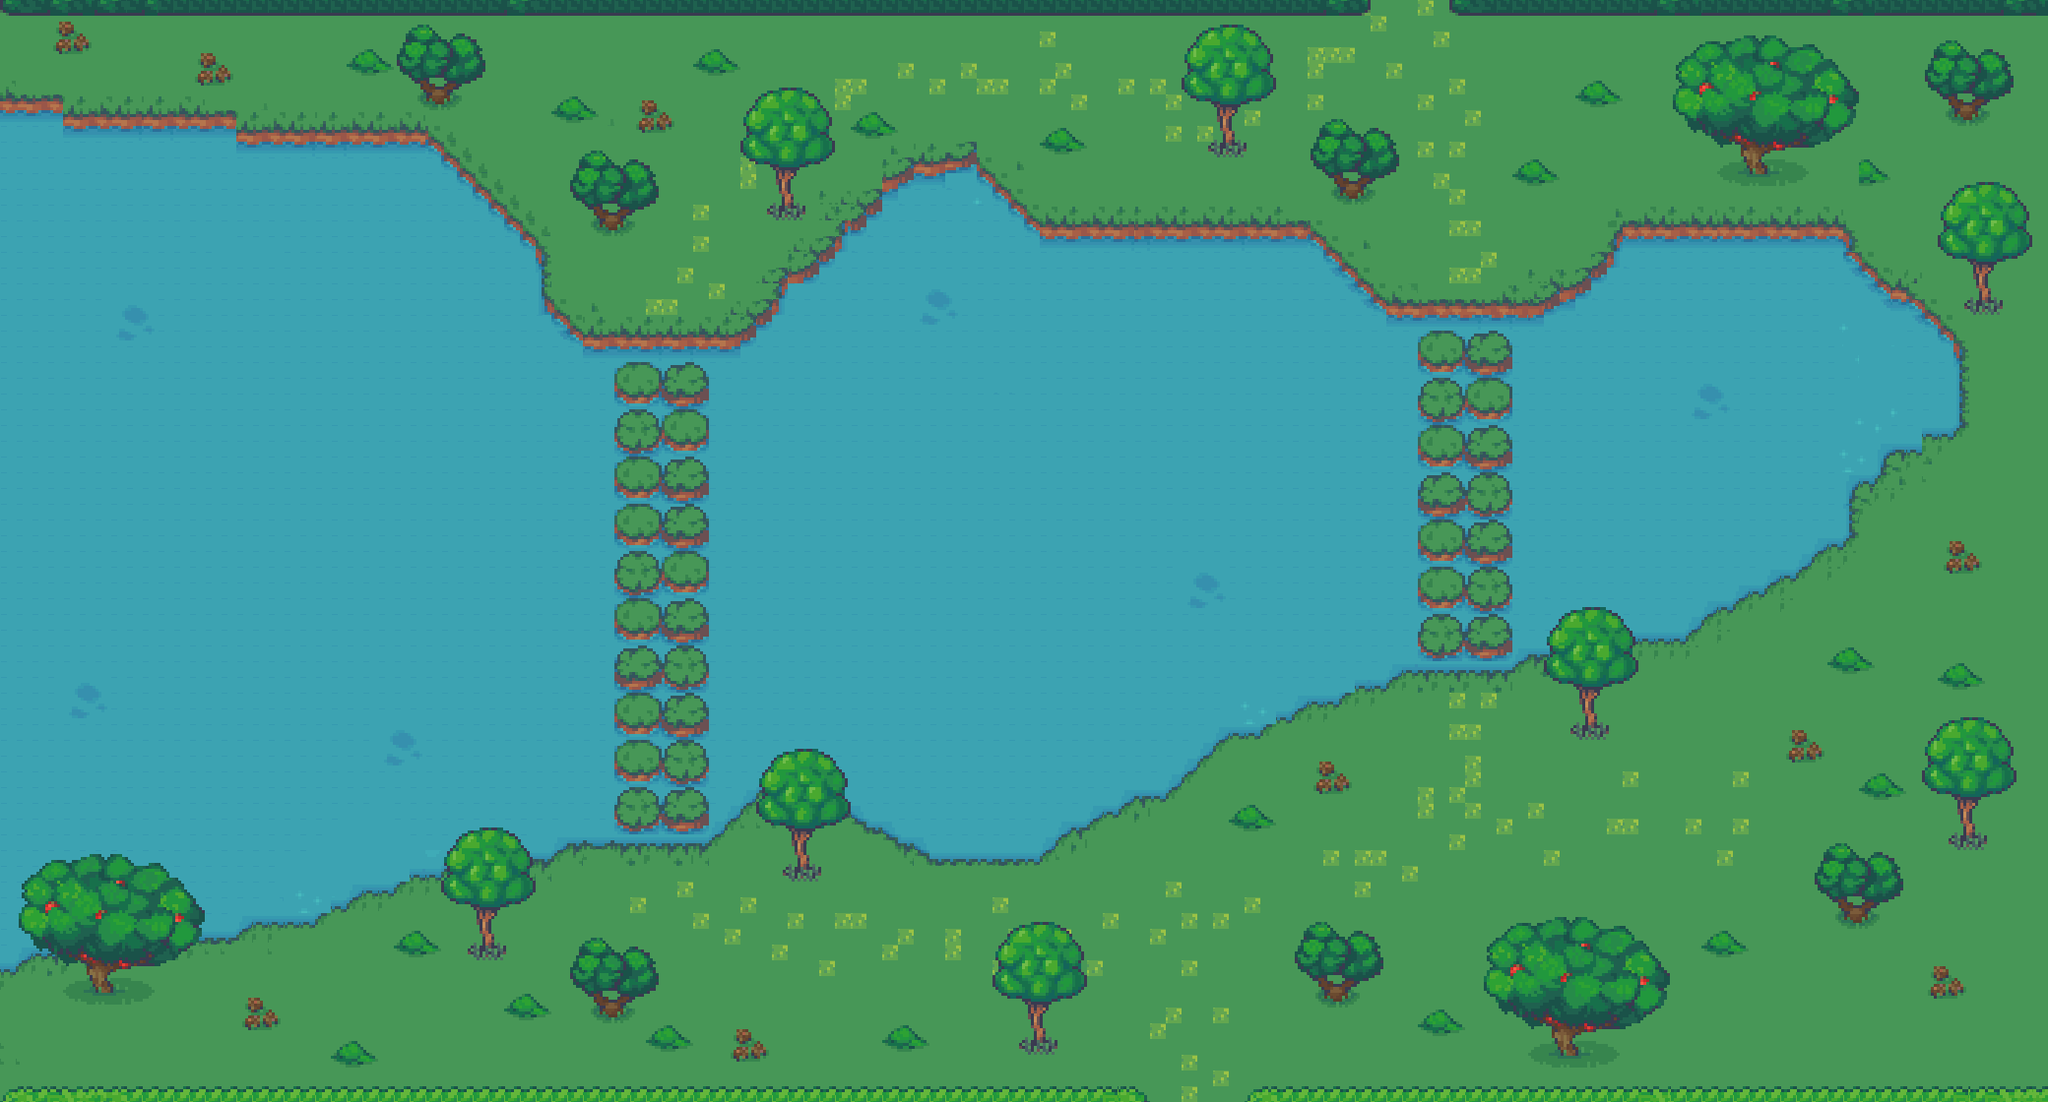

Tiled map render using the project's own tile images. Description and the map definition, with tile-layer contents summarised, below:
An orthogonal 130x70 tile map with 16x16 px tiles, 4 tile layers (road1, ground, lakepass, plants), 8 tilesets and 4 objects.

<map version="1.10" tiledversion="1.10.2" orientation="orthogonal" renderorder="right-down" width="130" height="70" tilewidth="16" tileheight="16" infinite="0" nextlayerid="12" nextobjectid="5">
 <tileset firstgid="1" name="Gym_2_layer_1_48x48" tilewidth="16" tileheight="16" tilecount="756" columns="36">
  <image source="damen/Gym_2_layer_1_48x48.png" width="576" height="336" />
 </tileset>
 <tileset firstgid="757" name="Tileset_1_MV" tilewidth="16" tileheight="16" tilecount="2304" columns="48">
  <image source="damen/Tileset_1_MV.png" width="768" height="768" />
 </tileset>
 <tileset firstgid="3061" name="Tv_Studio_Design_preview_48x48" tilewidth="16" tileheight="16" tilecount="990" columns="33">
  <image source="damen/Tv_Studio_Design_preview_48x48.png" width="528" height="480" />
 </tileset>
 <tileset firstgid="4051" name="17_Visibile_Upstairs_System_48x48" tilewidth="16" tileheight="16" tilecount="3888" columns="48">
  <image source="damen/17_Visibile_Upstairs_System_48x48.png" width="768" height="1296" />
 </tileset>
 <tileset firstgid="7939" name="Tileset_16_MV" tilewidth="16" tileheight="16" tilecount="2304" columns="48">
  <image source="damen/Tileset_16_MV.png" width="768" height="768" />
 </tileset>
 <tileset firstgid="10243" name="Tileset_25_MV" tilewidth="16" tileheight="16" tilecount="2304" columns="48">
  <image source="damen/Tileset_25_MV.png" width="768" height="768" />
 </tileset>
 <tileset firstgid="12547" name="Tileset_8_MV" tilewidth="16" tileheight="16" tilecount="2304" columns="48">
  <image source="damen/Tileset_8_MV.png" width="768" height="768" />
 </tileset>
 <tileset firstgid="14851" name="Tileset_69_MV" tilewidth="16" tileheight="16" tilecount="2304" columns="48">
  <image source="damen/Tileset_69_MV.png" width="768" height="768" />
 </tileset>
 <layer id="1" name="road1" width="130" height="70">
  <data>[9100 cells, 7267 non-empty, 75 distinct tile ids]</data>
 </layer>
 <layer id="4" name="ground" width="130" height="70">
  <data>[9100 cells, 5126 non-empty, 102 distinct tile ids]</data>
 </layer>
 <layer id="8" name="lakepass" width="130" height="70">
  <data>[9100 cells, 306 non-empty, 27 distinct tile ids]</data>
 </layer>
 <objectgroup id="9" name="sensor">
  <object id="1" x="1166" y="1115.33" width="107.333" height="6">
   <properties>
    <property name="map" value="jiaodongc1" />
    <property name="name" value="qizhenhu1" />
   </properties>
  </object>
  <object id="3" x="1391.5" y="1.5" width="81" height="3.5">
   <properties>
    <property name="map" value="d100" />
    <property name="name" value="qizhenhu" />
   </properties>
  </object>
 </objectgroup>
 <objectgroup id="11" name="object" />
 <objectgroup id="10" name="start">
  <object id="2" x="1208" y="1068.67" width="10" height="8">
   <properties>
    <property name="name" value="qizhenhu1" />
   </properties>
  </object>
  <object id="4" x="1430" y="34" width="5" height="5.5">
   <properties>
    <property name="name" value="qizhenhu2" />
   </properties>
  </object>
 </objectgroup>
 <layer id="6" name="plants" width="130" height="70">
  <data>[9100 cells, 1541 non-empty, 253 distinct tile ids]</data>
 </layer>
</map>
